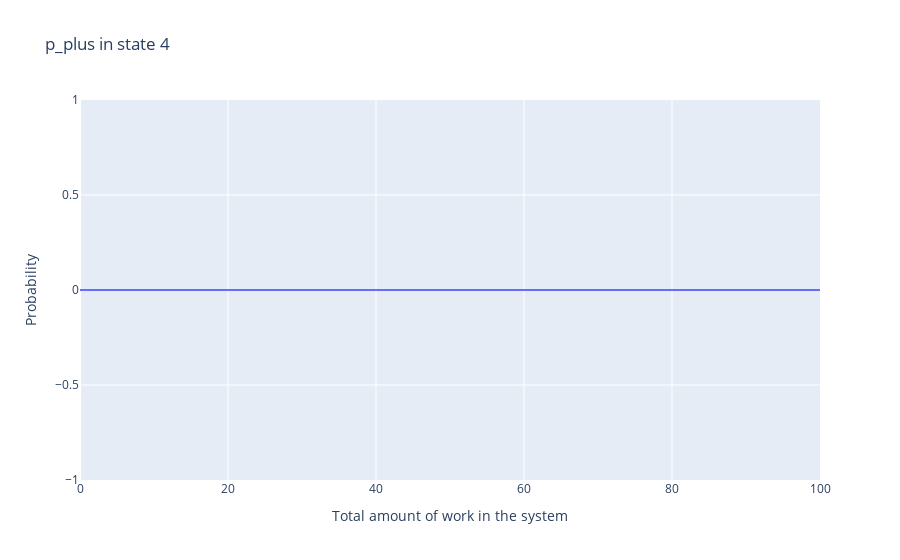

Write notebook code for a chart like this one.
### Code cell
schedule.visualize_p_plus()

### Figure 1 — Plotly figure (JSON) as saved in the notebook; plotly's stock layout.template omitted (floating-point values rounded to 4 significant figures)
{"data": [{"mode": "lines", "type": "scatter", "x": [0, 1, 2, 3, 4, 5, 6, 7, 8, 9, 10, 11, 12, 13, 14, 15, 16, 17, 18, 19, 20, 21, 22, 23, 24, 25, 26, 27, 28, 29, 30, 31, 32, 33, 34, 35, 36, 37, 38, 39, 40, 41, 42, 43, 44, 45, 46, 47, 48, 49, 50, 51, 52, 53, 54, 55, 56, 57, 58, 59, 60, 61, 62, 63, 64, 65, 66, 67, 68, 69, 70, 71, 72, 73, 74, 75, 76, 77, 78, 79, 80, 81, 82, 83, 84, 85, 86, 87, 88, 89, 90, 91, 92, 93, 94, 95, 96, 97, 98, 99, 100], "y": [0, 0, 0, 0, 0, 0, 0, 0, 0, 0, 0, 0, 0, 0, 0, 0, 0, 0, 0, 0, 0, 0, 0, 0, 0, 0, 0, 0, 0, 0, 0, 0, 0, 0, 0, 0, 0, 0, 0, 0, 0, 0, 0, 0, 0, 0, 0, 0, 0, 0, 0, 0, 0, 0, 0, 0, 0, 0, 0, 0, 0, 0, 0, 0, 0, 0, 0, 0, 0, 0, 0, 0, 0, 0, 0, 0, 0, 0, 0, 0, 0, 0, 0, 0, 0, 0, 0, 0, 0, 0, 0, 0, 0, 0, 0, 0, 0, 0, 0, 0, 0]}], "layout": {"title": {"text": "p_plus in state 4"}, "xaxis": {"title": {"text": "Total amount of work in the system"}}, "yaxis": {"title": {"text": "Probability"}}}}
